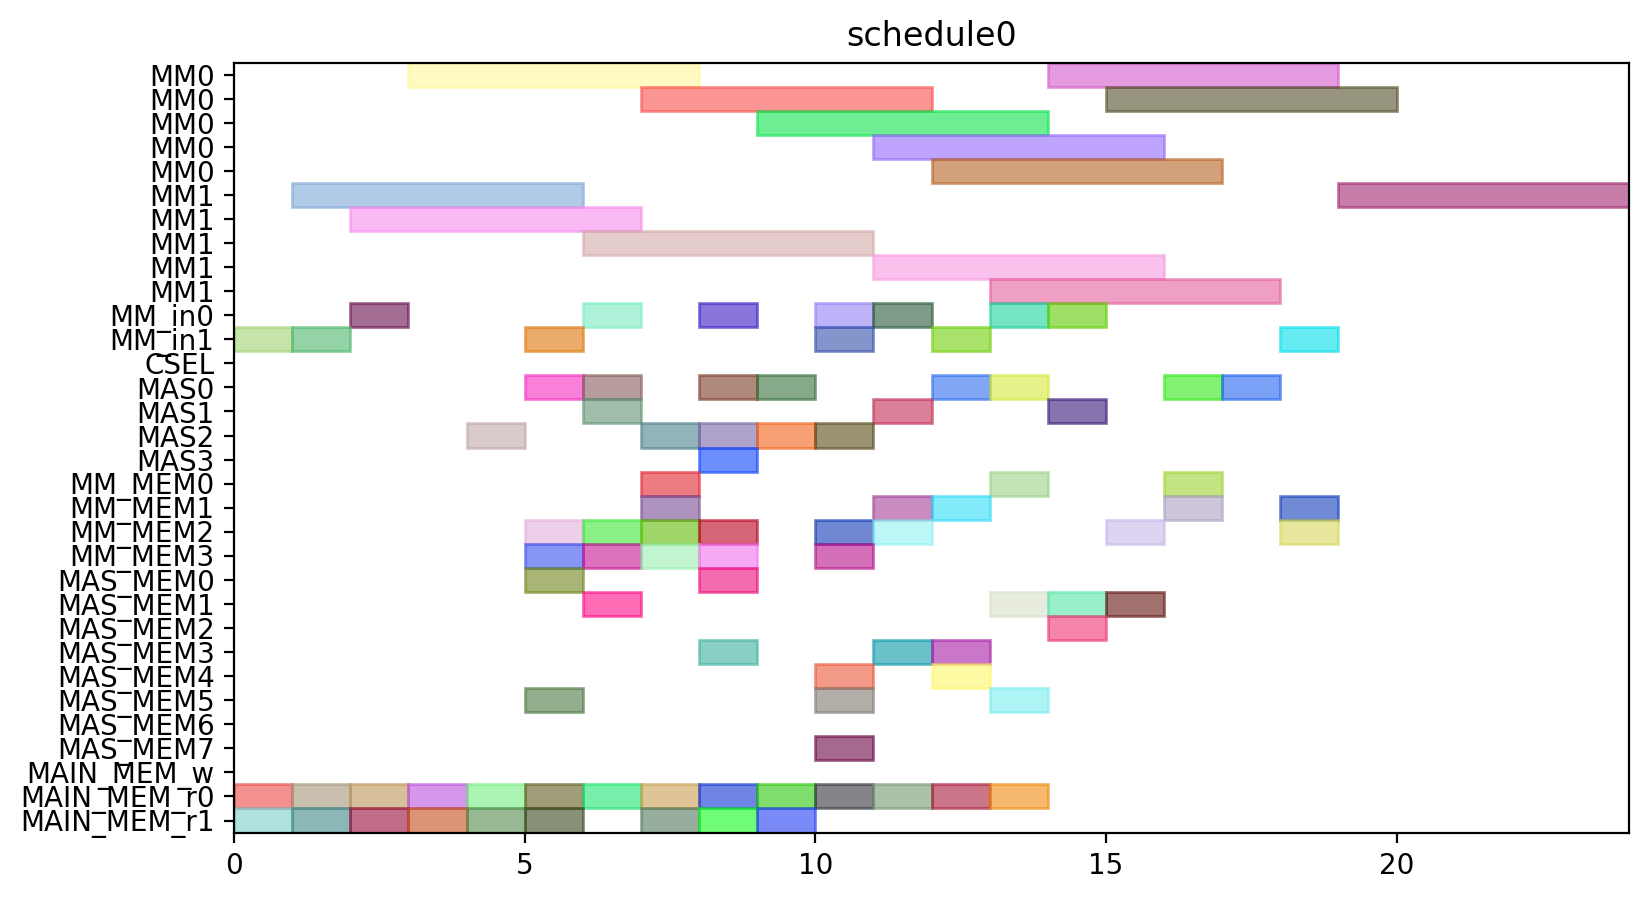

Recreate this plot in Python.
from pyschedule import Scenario, solvers, plotters, alt


def solve():
	horizon = 120
	S = Scenario("schedule0", horizon=horizon)

	# resource
	MM = S.Resources('MM', num=2, size=5)
	MM_in = S.Resources('MM_in', num=2)
	CSEL = S.Resource('CSEL')
	MAS = S.Resources('MAS', num=4, size=1, periods=range(1, horizon))
	MM_MEM = S.Resources('MM_MEM', num=4)
	MAS_MEM = S.Resources('MAS_MEM', num=8)
	MAIN_MEM_w = S.Resource('MAIN_MEM_w', size=1)
	MAIN_MEM_r = S.Resources('MAIN_MEM_r', num=2)

	# result of previous scheduling

	# new tasks
	t0 = S.Task('t0', length=5, delay_cost=1)
	t0 += alt(MM)
	t0_in = S.Task('t0_in', length=1, delay_cost=1)
	t0_in += alt(MM_in)
	S += t0_in*MM_in[0]<=t0*MM[0]
	S += t0_in*MM_in[1]<=t0*MM[1]
	t0_mem0 = S.Task('t0_mem0', length=1, delay_cost=1)
	t0_mem0 += MAIN_MEM_r[0]
	S += t0_mem0 <= t0

	t0_mem1 = S.Task('t0_mem1', length=1, delay_cost=1)
	t0_mem1 += MAIN_MEM_r[1]
	S += t0_mem1 <= t0

	t1 = S.Task('t1', length=5, delay_cost=1)
	t1 += alt(MM)
	t1_in = S.Task('t1_in', length=1, delay_cost=1)
	t1_in += alt(MM_in)
	S += t1_in*MM_in[0]<=t1*MM[0]
	S += t1_in*MM_in[1]<=t1*MM[1]
	t1_mem0 = S.Task('t1_mem0', length=1, delay_cost=1)
	t1_mem0 += MAIN_MEM_r[0]
	S += t1_mem0 <= t1

	t1_mem1 = S.Task('t1_mem1', length=1, delay_cost=1)
	t1_mem1 += MAIN_MEM_r[1]
	S += t1_mem1 <= t1

	t2 = S.Task('t2', length=5, delay_cost=1)
	t2 += alt(MM)
	t2_in = S.Task('t2_in', length=1, delay_cost=1)
	t2_in += alt(MM_in)
	S += t2_in*MM_in[0]<=t2*MM[0]
	S += t2_in*MM_in[1]<=t2*MM[1]
	t2_mem0 = S.Task('t2_mem0', length=1, delay_cost=1)
	t2_mem0 += MAIN_MEM_r[0]
	S += t2_mem0 <= t2

	t2_mem1 = S.Task('t2_mem1', length=1, delay_cost=1)
	t2_mem1 += MAIN_MEM_r[1]
	S += t2_mem1 <= t2

	t3 = S.Task('t3', length=1, delay_cost=1)
	t3 += alt(MAS)
	t3_mem0 = S.Task('t3_mem0', length=1, delay_cost=1)
	t3_mem0 += MAIN_MEM_r[0]
	S += t3_mem0 <= t3

	t3_mem1 = S.Task('t3_mem1', length=1, delay_cost=1)
	t3_mem1 += MAIN_MEM_r[1]
	S += t3_mem1 <= t3

	t4 = S.Task('t4', length=1, delay_cost=1)
	t4 += alt(MAS)
	t4_mem0 = S.Task('t4_mem0', length=1, delay_cost=1)
	t4_mem0 += MAIN_MEM_r[0]
	S += t4_mem0 <= t4

	t4_mem1 = S.Task('t4_mem1', length=1, delay_cost=1)
	t4_mem1 += MAIN_MEM_r[1]
	S += t4_mem1 <= t4

	t8 = S.Task('t8', length=1, delay_cost=1)
	t8 += alt(MAS)
	t8_mem0 = S.Task('t8_mem0', length=1, delay_cost=1)
	t8_mem0 += MAIN_MEM_r[0]
	S += t8_mem0 <= t8

	t8_mem1 = S.Task('t8_mem1', length=1, delay_cost=1)
	t8_mem1 += MAIN_MEM_r[1]
	S += t8_mem1 <= t8

	t9 = S.Task('t9', length=1, delay_cost=1)
	t9 += alt(MAS)
	t9_mem0 = S.Task('t9_mem0', length=1, delay_cost=1)
	t9_mem0 += MAIN_MEM_r[0]
	S += t9_mem0 <= t9

	t9_mem1 = S.Task('t9_mem1', length=1, delay_cost=1)
	t9_mem1 += MAIN_MEM_r[1]
	S += t9_mem1 <= t9

	t13 = S.Task('t13', length=1, delay_cost=1)
	t13 += alt(MAS)
	t13_mem0 = S.Task('t13_mem0', length=1, delay_cost=1)
	t13_mem0 += MAIN_MEM_r[0]
	S += t13_mem0 <= t13

	t13_mem1 = S.Task('t13_mem1', length=1, delay_cost=1)
	t13_mem1 += MAIN_MEM_r[1]
	S += t13_mem1 <= t13

	t14 = S.Task('t14', length=1, delay_cost=1)
	t14 += alt(MAS)
	t14_mem0 = S.Task('t14_mem0', length=1, delay_cost=1)
	t14_mem0 += MAIN_MEM_r[0]
	S += t14_mem0 <= t14

	t14_mem1 = S.Task('t14_mem1', length=1, delay_cost=1)
	t14_mem1 += MAIN_MEM_r[1]
	S += t14_mem1 <= t14

	t5 = S.Task('t5', length=5, delay_cost=1)
	t5 += alt(MM)
	t5_in = S.Task('t5_in', length=1, delay_cost=1)
	t5_in += alt(MM_in)
	S += t5_in*MM_in[0]<=t5*MM[0]
	S += t5_in*MM_in[1]<=t5*MM[1]
	t5_mem0 = S.Task('t5_mem0', length=1, delay_cost=1)
	t5_mem0 += alt(MAS_MEM)
	S += (t3*MAS[0])-1 < t5_mem0*MAS_MEM[0]
	S += (t3*MAS[1])-1 < t5_mem0*MAS_MEM[2]
	S += (t3*MAS[2])-1 < t5_mem0*MAS_MEM[4]
	S += (t3*MAS[3])-1 < t5_mem0*MAS_MEM[6]
	S += t5_mem0 <= t5

	t5_mem1 = S.Task('t5_mem1', length=1, delay_cost=1)
	t5_mem1 += alt(MAS_MEM)
	S += (t4*MAS[0])-1 < t5_mem1*MAS_MEM[1]
	S += (t4*MAS[1])-1 < t5_mem1*MAS_MEM[3]
	S += (t4*MAS[2])-1 < t5_mem1*MAS_MEM[5]
	S += (t4*MAS[3])-1 < t5_mem1*MAS_MEM[7]
	S += t5_mem1 <= t5

	t6 = S.Task('t6', length=1, delay_cost=1)
	t6 += alt(MAS)
	t6_mem0 = S.Task('t6_mem0', length=1, delay_cost=1)
	t6_mem0 += alt(MM_MEM)
	S += (t0*MM[0])-1 < t6_mem0*MM_MEM[0]
	S += (t0*MM[1])-1 < t6_mem0*MM_MEM[2]
	S += t6_mem0 <= t6

	t6_mem1 = S.Task('t6_mem1', length=1, delay_cost=1)
	t6_mem1 += alt(MM_MEM)
	S += (t1*MM[0])-1 < t6_mem1*MM_MEM[1]
	S += (t1*MM[1])-1 < t6_mem1*MM_MEM[3]
	S += t6_mem1 <= t6

	t10 = S.Task('t10', length=5, delay_cost=1)
	t10 += alt(MM)
	t10_in = S.Task('t10_in', length=1, delay_cost=1)
	t10_in += alt(MM_in)
	S += t10_in*MM_in[0]<=t10*MM[0]
	S += t10_in*MM_in[1]<=t10*MM[1]
	t10_mem0 = S.Task('t10_mem0', length=1, delay_cost=1)
	t10_mem0 += alt(MAS_MEM)
	S += (t8*MAS[0])-1 < t10_mem0*MAS_MEM[0]
	S += (t8*MAS[1])-1 < t10_mem0*MAS_MEM[2]
	S += (t8*MAS[2])-1 < t10_mem0*MAS_MEM[4]
	S += (t8*MAS[3])-1 < t10_mem0*MAS_MEM[6]
	S += t10_mem0 <= t10

	t10_mem1 = S.Task('t10_mem1', length=1, delay_cost=1)
	t10_mem1 += alt(MAS_MEM)
	S += (t9*MAS[0])-1 < t10_mem1*MAS_MEM[1]
	S += (t9*MAS[1])-1 < t10_mem1*MAS_MEM[3]
	S += (t9*MAS[2])-1 < t10_mem1*MAS_MEM[5]
	S += (t9*MAS[3])-1 < t10_mem1*MAS_MEM[7]
	S += t10_mem1 <= t10

	t11 = S.Task('t11', length=1, delay_cost=1)
	t11 += alt(MAS)
	t11_mem0 = S.Task('t11_mem0', length=1, delay_cost=1)
	t11_mem0 += alt(MM_MEM)
	S += (t1*MM[0])-1 < t11_mem0*MM_MEM[0]
	S += (t1*MM[1])-1 < t11_mem0*MM_MEM[2]
	S += t11_mem0 <= t11

	t11_mem1 = S.Task('t11_mem1', length=1, delay_cost=1)
	t11_mem1 += alt(MM_MEM)
	S += (t2*MM[0])-1 < t11_mem1*MM_MEM[1]
	S += (t2*MM[1])-1 < t11_mem1*MM_MEM[3]
	S += t11_mem1 <= t11

	t15 = S.Task('t15', length=5, delay_cost=1)
	t15 += alt(MM)
	t15_in = S.Task('t15_in', length=1, delay_cost=1)
	t15_in += alt(MM_in)
	S += t15_in*MM_in[0]<=t15*MM[0]
	S += t15_in*MM_in[1]<=t15*MM[1]
	t15_mem0 = S.Task('t15_mem0', length=1, delay_cost=1)
	t15_mem0 += alt(MAS_MEM)
	S += (t13*MAS[0])-1 < t15_mem0*MAS_MEM[0]
	S += (t13*MAS[1])-1 < t15_mem0*MAS_MEM[2]
	S += (t13*MAS[2])-1 < t15_mem0*MAS_MEM[4]
	S += (t13*MAS[3])-1 < t15_mem0*MAS_MEM[6]
	S += t15_mem0 <= t15

	t15_mem1 = S.Task('t15_mem1', length=1, delay_cost=1)
	t15_mem1 += alt(MAS_MEM)
	S += (t14*MAS[0])-1 < t15_mem1*MAS_MEM[1]
	S += (t14*MAS[1])-1 < t15_mem1*MAS_MEM[3]
	S += (t14*MAS[2])-1 < t15_mem1*MAS_MEM[5]
	S += (t14*MAS[3])-1 < t15_mem1*MAS_MEM[7]
	S += t15_mem1 <= t15

	t16 = S.Task('t16', length=1, delay_cost=1)
	t16 += alt(MAS)
	t16_mem0 = S.Task('t16_mem0', length=1, delay_cost=1)
	t16_mem0 += alt(MM_MEM)
	S += (t0*MM[0])-1 < t16_mem0*MM_MEM[0]
	S += (t0*MM[1])-1 < t16_mem0*MM_MEM[2]
	S += t16_mem0 <= t16

	t16_mem1 = S.Task('t16_mem1', length=1, delay_cost=1)
	t16_mem1 += alt(MM_MEM)
	S += (t2*MM[0])-1 < t16_mem1*MM_MEM[1]
	S += (t2*MM[1])-1 < t16_mem1*MM_MEM[3]
	S += t16_mem1 <= t16

	t19 = S.Task('t19', length=5, delay_cost=1)
	t19 += alt(MM)
	t19_in = S.Task('t19_in', length=1, delay_cost=1)
	t19_in += alt(MM_in)
	S += t19_in*MM_in[0]<=t19*MM[0]
	S += t19_in*MM_in[1]<=t19*MM[1]
	t19_mem0 = S.Task('t19_mem0', length=1, delay_cost=1)
	t19_mem0 += MAIN_MEM_r[0]
	S += t19_mem0 <= t19

	t19_mem1 = S.Task('t19_mem1', length=1, delay_cost=1)
	t19_mem1 += alt(MM_MEM)
	S += (t2*MM[0])-1 < t19_mem1*MM_MEM[1]
	S += (t2*MM[1])-1 < t19_mem1*MM_MEM[3]
	S += t19_mem1 <= t19

	t24 = S.Task('t24', length=1, delay_cost=1)
	t24 += alt(MAS)
	t24_mem0 = S.Task('t24_mem0', length=1, delay_cost=1)
	t24_mem0 += alt(MM_MEM)
	S += (t0*MM[0])-1 < t24_mem0*MM_MEM[0]
	S += (t0*MM[1])-1 < t24_mem0*MM_MEM[2]
	S += t24_mem0 <= t24

	t24_mem1 = S.Task('t24_mem1', length=1, delay_cost=1)
	t24_mem1 += alt(MM_MEM)
	S += (t0*MM[0])-1 < t24_mem1*MM_MEM[1]
	S += (t0*MM[1])-1 < t24_mem1*MM_MEM[3]
	S += t24_mem1 <= t24

	t26 = S.Task('t26', length=5, delay_cost=1)
	t26 += alt(MM)
	t26_in = S.Task('t26_in', length=1, delay_cost=1)
	t26_in += alt(MM_in)
	S += t26_in*MM_in[0]<=t26*MM[0]
	S += t26_in*MM_in[1]<=t26*MM[1]
	t26_mem0 = S.Task('t26_mem0', length=1, delay_cost=1)
	t26_mem0 += MAIN_MEM_r[0]
	S += t26_mem0 <= t26

	t26_mem1 = S.Task('t26_mem1', length=1, delay_cost=1)
	t26_mem1 += alt(MM_MEM)
	S += (t2*MM[0])-1 < t26_mem1*MM_MEM[1]
	S += (t2*MM[1])-1 < t26_mem1*MM_MEM[3]
	S += t26_mem1 <= t26

	t7 = S.Task('t7', length=1, delay_cost=1)
	t7 += alt(MAS)
	t7_mem0 = S.Task('t7_mem0', length=1, delay_cost=1)
	t7_mem0 += alt(MM_MEM)
	S += (t5*MM[0])-1 < t7_mem0*MM_MEM[0]
	S += (t5*MM[1])-1 < t7_mem0*MM_MEM[2]
	S += t7_mem0 <= t7

	t7_mem1 = S.Task('t7_mem1', length=1, delay_cost=1)
	t7_mem1 += alt(MAS_MEM)
	S += (t6*MAS[0])-1 < t7_mem1*MAS_MEM[1]
	S += (t6*MAS[1])-1 < t7_mem1*MAS_MEM[3]
	S += (t6*MAS[2])-1 < t7_mem1*MAS_MEM[5]
	S += (t6*MAS[3])-1 < t7_mem1*MAS_MEM[7]
	S += t7_mem1 <= t7

	t12 = S.Task('t12', length=1, delay_cost=1)
	t12 += alt(MAS)
	t12_mem0 = S.Task('t12_mem0', length=1, delay_cost=1)
	t12_mem0 += alt(MM_MEM)
	S += (t10*MM[0])-1 < t12_mem0*MM_MEM[0]
	S += (t10*MM[1])-1 < t12_mem0*MM_MEM[2]
	S += t12_mem0 <= t12

	t12_mem1 = S.Task('t12_mem1', length=1, delay_cost=1)
	t12_mem1 += alt(MAS_MEM)
	S += (t11*MAS[0])-1 < t12_mem1*MAS_MEM[1]
	S += (t11*MAS[1])-1 < t12_mem1*MAS_MEM[3]
	S += (t11*MAS[2])-1 < t12_mem1*MAS_MEM[5]
	S += (t11*MAS[3])-1 < t12_mem1*MAS_MEM[7]
	S += t12_mem1 <= t12

	t17 = S.Task('t17', length=1, delay_cost=1)
	t17 += alt(MAS)
	t17_mem0 = S.Task('t17_mem0', length=1, delay_cost=1)
	t17_mem0 += alt(MM_MEM)
	S += (t15*MM[0])-1 < t17_mem0*MM_MEM[0]
	S += (t15*MM[1])-1 < t17_mem0*MM_MEM[2]
	S += t17_mem0 <= t17

	t17_mem1 = S.Task('t17_mem1', length=1, delay_cost=1)
	t17_mem1 += alt(MAS_MEM)
	S += (t16*MAS[0])-1 < t17_mem1*MAS_MEM[1]
	S += (t16*MAS[1])-1 < t17_mem1*MAS_MEM[3]
	S += (t16*MAS[2])-1 < t17_mem1*MAS_MEM[5]
	S += (t16*MAS[3])-1 < t17_mem1*MAS_MEM[7]
	S += t17_mem1 <= t17

	t25 = S.Task('t25', length=1, delay_cost=1)
	t25 += alt(MAS)
	t25_mem0 = S.Task('t25_mem0', length=1, delay_cost=1)
	t25_mem0 += alt(MM_MEM)
	S += (t0*MM[0])-1 < t25_mem0*MM_MEM[0]
	S += (t0*MM[1])-1 < t25_mem0*MM_MEM[2]
	S += t25_mem0 <= t25

	t25_mem1 = S.Task('t25_mem1', length=1, delay_cost=1)
	t25_mem1 += alt(MAS_MEM)
	S += (t24*MAS[0])-1 < t25_mem1*MAS_MEM[1]
	S += (t24*MAS[1])-1 < t25_mem1*MAS_MEM[3]
	S += (t24*MAS[2])-1 < t25_mem1*MAS_MEM[5]
	S += (t24*MAS[3])-1 < t25_mem1*MAS_MEM[7]
	S += t25_mem1 <= t25

	t29 = S.Task('t29', length=1, delay_cost=1)
	t29 += alt(MAS)
	t29_mem0 = S.Task('t29_mem0', length=1, delay_cost=1)
	t29_mem0 += alt(MM_MEM)
	S += (t0*MM[0])-1 < t29_mem0*MM_MEM[0]
	S += (t0*MM[1])-1 < t29_mem0*MM_MEM[2]
	S += t29_mem0 <= t29

	t29_mem1 = S.Task('t29_mem1', length=1, delay_cost=1)
	t29_mem1 += alt(MM_MEM)
	S += (t26*MM[0])-1 < t29_mem1*MM_MEM[1]
	S += (t26*MM[1])-1 < t29_mem1*MM_MEM[3]
	S += t29_mem1 <= t29

	t18 = S.Task('t18', length=5, delay_cost=1)
	t18 += alt(MM)
	t18_in = S.Task('t18_in', length=1, delay_cost=1)
	t18_in += alt(MM_in)
	S += t18_in*MM_in[0]<=t18*MM[0]
	S += t18_in*MM_in[1]<=t18*MM[1]
	t18_mem0 = S.Task('t18_mem0', length=1, delay_cost=1)
	t18_mem0 += MAIN_MEM_r[0]
	S += t18_mem0 <= t18

	t18_mem1 = S.Task('t18_mem1', length=1, delay_cost=1)
	t18_mem1 += alt(MAS_MEM)
	S += (t12*MAS[0])-1 < t18_mem1*MAS_MEM[1]
	S += (t12*MAS[1])-1 < t18_mem1*MAS_MEM[3]
	S += (t12*MAS[2])-1 < t18_mem1*MAS_MEM[5]
	S += (t12*MAS[3])-1 < t18_mem1*MAS_MEM[7]
	S += t18_mem1 <= t18

	t27 = S.Task('t27', length=5, delay_cost=1)
	t27 += alt(MM)
	t27_in = S.Task('t27_in', length=1, delay_cost=1)
	t27_in += alt(MM_in)
	S += t27_in*MM_in[0]<=t27*MM[0]
	S += t27_in*MM_in[1]<=t27*MM[1]
	t27_mem0 = S.Task('t27_mem0', length=1, delay_cost=1)
	t27_mem0 += MAIN_MEM_r[0]
	S += t27_mem0 <= t27

	t27_mem1 = S.Task('t27_mem1', length=1, delay_cost=1)
	t27_mem1 += alt(MAS_MEM)
	S += (t12*MAS[0])-1 < t27_mem1*MAS_MEM[1]
	S += (t12*MAS[1])-1 < t27_mem1*MAS_MEM[3]
	S += (t12*MAS[2])-1 < t27_mem1*MAS_MEM[5]
	S += (t12*MAS[3])-1 < t27_mem1*MAS_MEM[7]
	S += t27_mem1 <= t27

	t28 = S.Task('t28', length=1, delay_cost=1)
	t28 += alt(MAS)
	t28_mem0 = S.Task('t28_mem0', length=1, delay_cost=1)
	t28_mem0 += alt(MAS_MEM)
	S += (t25*MAS[0])-1 < t28_mem0*MAS_MEM[0]
	S += (t25*MAS[1])-1 < t28_mem0*MAS_MEM[2]
	S += (t25*MAS[2])-1 < t28_mem0*MAS_MEM[4]
	S += (t25*MAS[3])-1 < t28_mem0*MAS_MEM[6]
	S += t28_mem0 <= t28

	t28_mem1 = S.Task('t28_mem1', length=1, delay_cost=1)
	t28_mem1 += alt(MM_MEM)
	S += (t26*MM[0])-1 < t28_mem1*MM_MEM[1]
	S += (t26*MM[1])-1 < t28_mem1*MM_MEM[3]
	S += t28_mem1 <= t28

	t30 = S.Task('t30', length=5, delay_cost=1)
	t30 += alt(MM)
	t30_in = S.Task('t30_in', length=1, delay_cost=1)
	t30_in += alt(MM_in)
	S += t30_in*MM_in[0]<=t30*MM[0]
	S += t30_in*MM_in[1]<=t30*MM[1]
	t30_mem0 = S.Task('t30_mem0', length=1, delay_cost=1)
	t30_mem0 += MAIN_MEM_r[0]
	S += t30_mem0 <= t30

	t30_mem1 = S.Task('t30_mem1', length=1, delay_cost=1)
	t30_mem1 += alt(MAS_MEM)
	S += (t29*MAS[0])-1 < t30_mem1*MAS_MEM[1]
	S += (t29*MAS[1])-1 < t30_mem1*MAS_MEM[3]
	S += (t29*MAS[2])-1 < t30_mem1*MAS_MEM[5]
	S += (t29*MAS[3])-1 < t30_mem1*MAS_MEM[7]
	S += t30_mem1 <= t30

	t20 = S.Task('t20', length=1, delay_cost=1)
	t20 += alt(MAS)
	t20_mem0 = S.Task('t20_mem0', length=1, delay_cost=1)
	t20_mem0 += alt(MM_MEM)
	S += (t19*MM[0])-1 < t20_mem0*MM_MEM[0]
	S += (t19*MM[1])-1 < t20_mem0*MM_MEM[2]
	S += t20_mem0 <= t20

	t20_mem1 = S.Task('t20_mem1', length=1, delay_cost=1)
	t20_mem1 += alt(MM_MEM)
	S += (t18*MM[0])-1 < t20_mem1*MM_MEM[1]
	S += (t18*MM[1])-1 < t20_mem1*MM_MEM[3]
	S += t20_mem1 <= t20

	t31 = S.Task('t31', length=5, delay_cost=1)
	t31 += alt(MM)
	t31_in = S.Task('t31_in', length=1, delay_cost=1)
	t31_in += alt(MM_in)
	S += t31_in*MM_in[0]<=t31*MM[0]
	S += t31_in*MM_in[1]<=t31*MM[1]
	t31_mem0 = S.Task('t31_mem0', length=1, delay_cost=1)
	t31_mem0 += alt(MM_MEM)
	S += (t27*MM[0])-1 < t31_mem0*MM_MEM[0]
	S += (t27*MM[1])-1 < t31_mem0*MM_MEM[2]
	S += t31_mem0 <= t31

	t31_mem1 = S.Task('t31_mem1', length=1, delay_cost=1)
	t31_mem1 += alt(MM_MEM)
	S += (t30*MM[0])-1 < t31_mem1*MM_MEM[1]
	S += (t30*MM[1])-1 < t31_mem1*MM_MEM[3]
	S += t31_mem1 <= t31

	t35 = S.Task('t35', length=5, delay_cost=1)
	t35 += alt(MM)
	t35_in = S.Task('t35_in', length=1, delay_cost=1)
	t35_in += alt(MM_in)
	S += t35_in*MM_in[0]<=t35*MM[0]
	S += t35_in*MM_in[1]<=t35*MM[1]
	t35_mem0 = S.Task('t35_mem0', length=1, delay_cost=1)
	t35_mem0 += alt(MAS_MEM)
	S += (t7*MAS[0])-1 < t35_mem0*MAS_MEM[0]
	S += (t7*MAS[1])-1 < t35_mem0*MAS_MEM[2]
	S += (t7*MAS[2])-1 < t35_mem0*MAS_MEM[4]
	S += (t7*MAS[3])-1 < t35_mem0*MAS_MEM[6]
	S += t35_mem0 <= t35

	t35_mem1 = S.Task('t35_mem1', length=1, delay_cost=1)
	t35_mem1 += alt(MAS_MEM)
	S += (t28*MAS[0])-1 < t35_mem1*MAS_MEM[1]
	S += (t28*MAS[1])-1 < t35_mem1*MAS_MEM[3]
	S += (t28*MAS[2])-1 < t35_mem1*MAS_MEM[5]
	S += (t28*MAS[3])-1 < t35_mem1*MAS_MEM[7]
	S += t35_mem1 <= t35

	solvers.mip.solve(S,msg=1,kind='CPLEX',ratio_gap=1.01)

	solution = [['hoge']*len(S.solution()[1]) for i in range(len(S.solution()))]
	for i in range(len(S.solution())):
		for j in range(len(S.solution()[i])):
			solution[i][j]=str(S.solution()[i][j])
	print(solution)

	cycles = int(solution[-1][3])

	pic_file_name = "/home/mfukuda/ABE/multiRAM_multiMAS_16mux/scheduling_result/stage5MM2_stage1MAS4/EP_ADD_A_ANY/schedule0.png"
	if(S.solution() != []):
		plotters.matplotlib.plot(S,img_filename=pic_file_name, show_task_labels=False, fig_size=(cycles*0.25+3, 5))

	return solution
